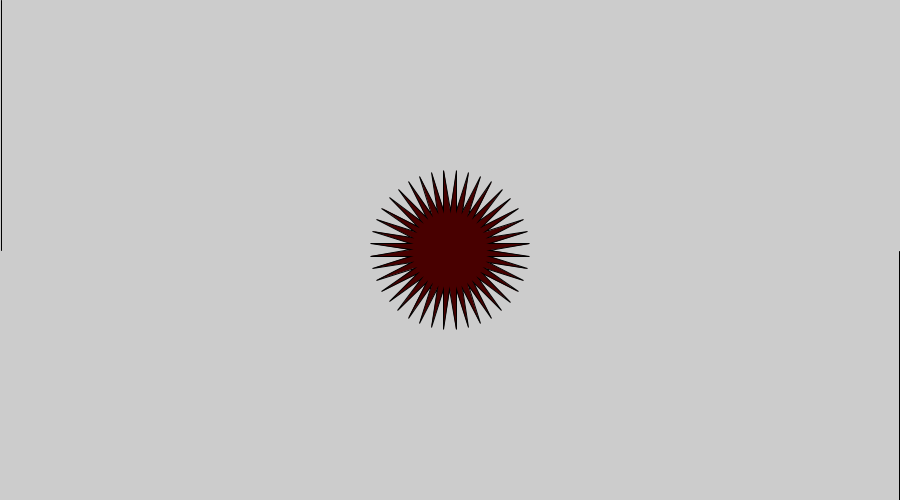
Frame 1 (no input)
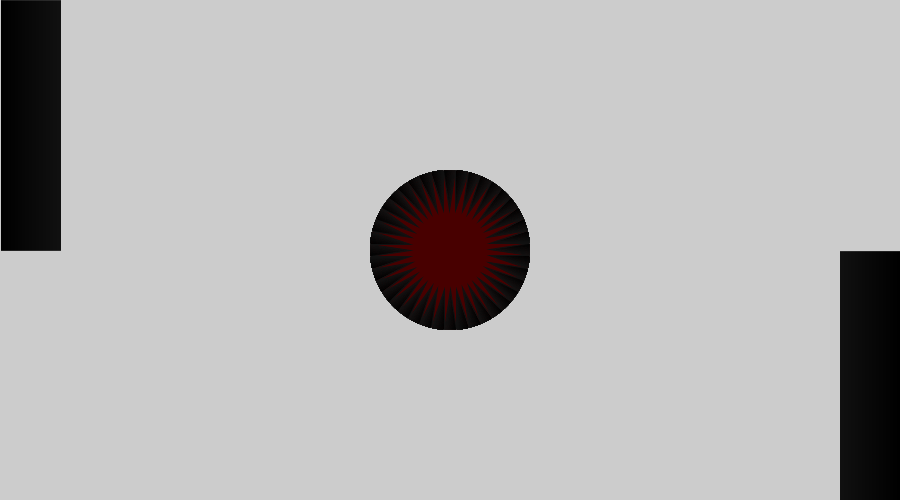
Frame 60 (the mouse pressed at the canvas centre just before this capture)
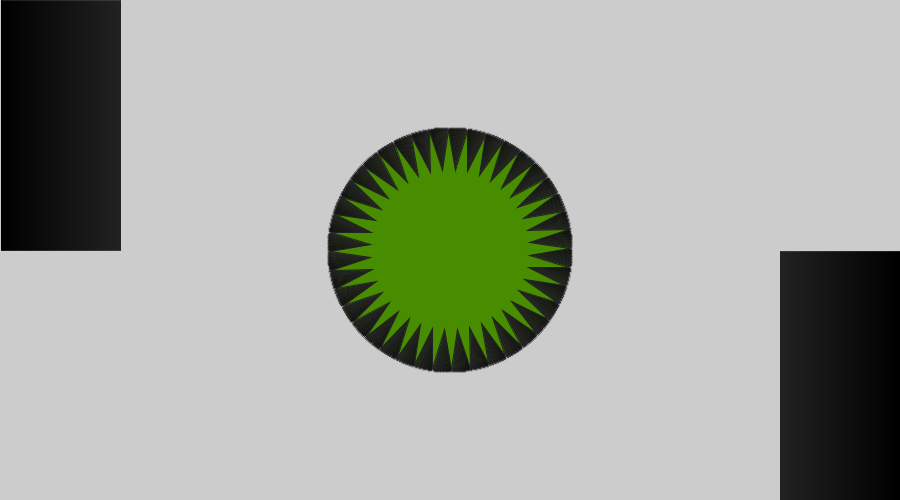
Frame 120 (the mouse held since frame 60 and released just before this capture)

The Processing sketch that drew these frames (run headless with seeded random() and noise(); from frame 60 on, the mouse is pressed at the canvas centre):

// Processing sketch: komgraf_6__M0517044
// ── komgraf_6__M0517044.pde
int a; 
int b;
boolean direction;
void setup() 
{ 
size(900, 500); 
colorMode(RGB, width); 
a = 0; 
b = width; 
direction = true; 
frameRate(30);
noStroke();
smooth();
} void draw(){ 
a++; 
if(a > width) { 
  a = 0; 
  direction = !direction;
}
if(direction == true){ 
stroke(a); 
} else { 
stroke(width-a); } 
line(a, 0, a, height/2); 
b--; 
if(b < 0) { 
b = width; } 
if(direction == true) {
stroke(width-b); } 
else { stroke(b); 
} 
line(b, height/2+1, b, height); 
// Scale the mouseX value from 0 to 640 to a range between 0 and 175 
float c = map(mouseX, 0, width, 0, 1000); // Scale the mouseX value from 0 to 640 to a range between 40 and 300 
float d = map(mouseX, 0, width, 40, 200); 
fill(255, c, 0); 

//pushMatrix();
//translate(width*0.5, height*0.5);
//rotate(frameCount / -100.0);
//polygon(0, 0, d, 8); // Heptagon
//popMatrix();

pushMatrix();
translate(width*0.5, height*0.5);
rotate(frameCount / 400.0);
star(0, 0, 80, d, 40);
popMatrix();
}

void polygon(float x, float y, float radius, int npoints) {
float angle = TWO_PI / npoints;
beginShape();
for (float a = 0; a < TWO_PI; a += angle) {
float sx = x + cos(a) * radius;
float sy = y + sin(a) * radius;
vertex(sx, sy);
}
endShape(CLOSE);
}

void star(float x, float y, float radius1, float radius2, int npoints) {
float angle = TWO_PI / npoints;
float halfAngle = angle/2.0;
beginShape();
for (float a = 0; a < TWO_PI; a += angle) {
float sx = x + cos(a) * radius2;
float sy = y + sin(a) * radius2;
vertex(sx, sy);
sx = x + cos(a+halfAngle) * radius1;
sy = y + sin(a+halfAngle) * radius1;
vertex(sx, sy);
}
endShape(CLOSE);
}
